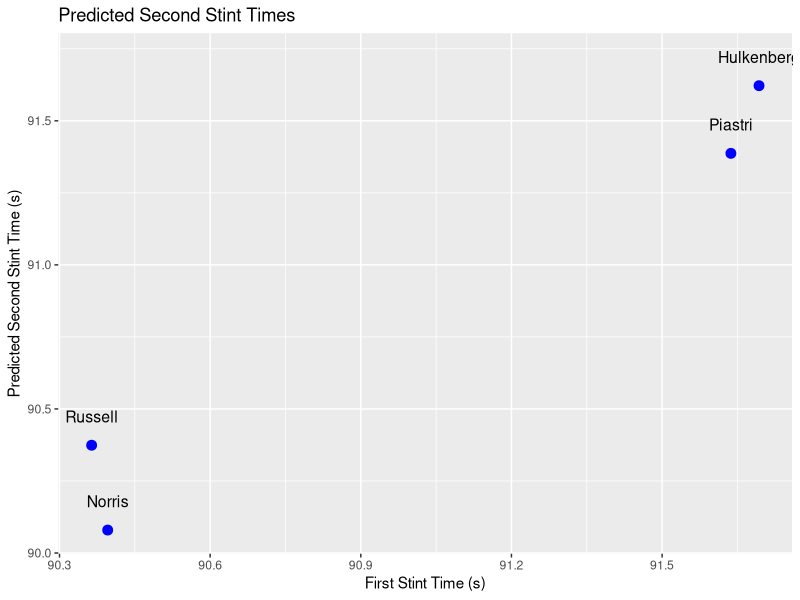

Reproduce this figure in R.
# F1 Qualifying Predictor in R
# Author: Cesare Pesci
# This script predicts second stint lap times based on driver, session, circuit, weather, and tyre condition

library(dplyr)
library(ggplot2)

# Simulate base data
set.seed(123)
n <- 300

drivers <- c("Piastri", "Norris", "Hamilton", "Leclerc", "Russell", "Antonelli", "Verstappen", "Lindblad", "Alonso", "Stroll", "Gasly", "Colapinto", "Albon", "Sainz", "Ocon", "Bearman", "Hulkenberg", "Bortoleto", "Bottas", "Lawson", "Hadjar", "Perez")
sessions <- c("Q1", "Q2", "Q3")
circuits <- c("Australia", "China", "Monaco", "Bahrain", "Jeddah", "Miami", "Imola", "Barcelona", "Silverstone", "Monza", "Madrid", "Canada", "Austria", "Japan", "Singapore", "Spa", "Hungary", "Netherlands", "Baku", "Austin", "Mexico", "Brazil", "Las Vegas", "Qatar", "Abu Dhabi", "Turkey")
conditions <- c("Dry", "Wet")
tyres <- c("New", "Used")
tyre_compounds <- c("Hard", "Medium", "Soft", "Inter", "Wet")


qual_data <- data.frame(
  driver = sample(drivers, n, replace = TRUE),
  session = sample(sessions, n, replace = TRUE),
  circuit = sample(circuits, n, replace = TRUE),
  condition = sample(conditions, n, replace = TRUE),
  tyre_compound = sample(tyre_compounds, n, replace = TRUE),
  first_tyre_used = sample(tyres, n, replace = TRUE),
  first_stint_time = rnorm(n, mean = 91.318, sd = 1)
)

# Apply scenario logic + tyre effect
qual_data <- qual_data %>%
  mutate(
    session_effect = case_when(
      # Dry condition + dry tyres
      condition == "Dry" & session == "Q1" & tyre_compound == "Hard" ~ 0.2,
      condition == "Dry" & session == "Q1" & tyre_compound == "Medium" ~ 0.35,
      condition == "Dry" & session == "Q1" & tyre_compound == "Soft" ~ 0.4,
      
      condition == "Dry" & session == "Q2" & tyre_compound == "Hard" ~ 0.15,
      condition == "Dry" & session == "Q2" & tyre_compound == "Medium" ~ 0.2,
      condition == "Dry" & session == "Q2" & tyre_compound == "Soft" ~ 0.3,
      
      condition == "Dry" & session == "Q3" & tyre_compound == "Hard" ~ 0.05,
      condition == "Dry" & session == "Q3" & tyre_compound == "Medium" ~ 0.1,
      condition == "Dry" & session == "Q3" & tyre_compound == "Soft" ~ 0.15,
      
      # Wet condition + wet tyres
      condition == "Wet" & tyre_compound == "Inter" ~ 0.25,
      condition == "Wet" & tyre_compound == "Wet" ~ 0.15,
      
      # Fallback
      TRUE ~ 0.2
    ),
    sd_value = case_when(
      condition == "Wet" ~ 0.3,
      session == "Q1" & condition == "Dry" ~ 0.15,
      TRUE ~ 0.1
    ),
    # Boost improvement if first stint was on used tyres (and now on new tyres)
    session_effect = session_effect + ifelse(first_tyre_used == "Used", 0.15, 0),
    
    # Simulate second stint
    second_stint_time = first_stint_time - rnorm(n, mean = session_effect, sd = sd_value)
  )
qual_data <- qual_data %>%
  mutate(
    driver = factor(driver),
    session = factor(session),
    circuit = factor(circuit),
    condition = factor(condition),
    tyre_compound = factor(tyre_compound),
    first_tyre_used = factor(first_tyre_used)
  )

# Fit model with tyre factor
model <- lm(second_stint_time ~ first_stint_time + session + driver + circuit + condition + first_tyre_used, data = qual_data)

summary(model)


# Ensure factor levels match those in training data
new_data <- data.frame(
  driver = factor(c("Piastri", "Norris", "Russell", "Hulkenberg"), levels = levels(qual_data$driver)),
  session = factor(c("Q3", "Q3", "Q3", "Q3"), levels = levels(qual_data$session)),
  circuit = factor(c("Bahrain", "Bahrain", "Bahrain", "Bahrain"), levels = levels(qual_data$circuit)),
  condition = factor(c("Dry", "Dry", "Dry", "Dry"), levels = levels(qual_data$condition)),
  first_tyre_used = factor(c("Used", "Used", "New", "New"), levels = levels(qual_data$first_tyre_used)),
  tyre_compound = factor(c("Soft", "Soft", "Soft", "Soft"), levels = levels(qual_data$tyre_compound)),
  first_stint_time = c(91.637, 90.396, 90.364, 91.693)
)

# Now predict
new_data$predicted_second_stint <- predict(model, newdata = new_data)

# Print results
print(new_data)


qual_data$predicted <- predict(model, newdata = qual_data)

ggplot(new_data, aes(x = first_stint_time, y = predicted_second_stint, label = driver)) +
  geom_point(color = "blue", size = 3) +
  geom_text(nudge_y = 0.1, size = 4) +
  labs(
    title = "Predicted Second Stint Times",
    x = "First Stint Time (s)",
    y = "Predicted Second Stint Time (s)"
  ) 
